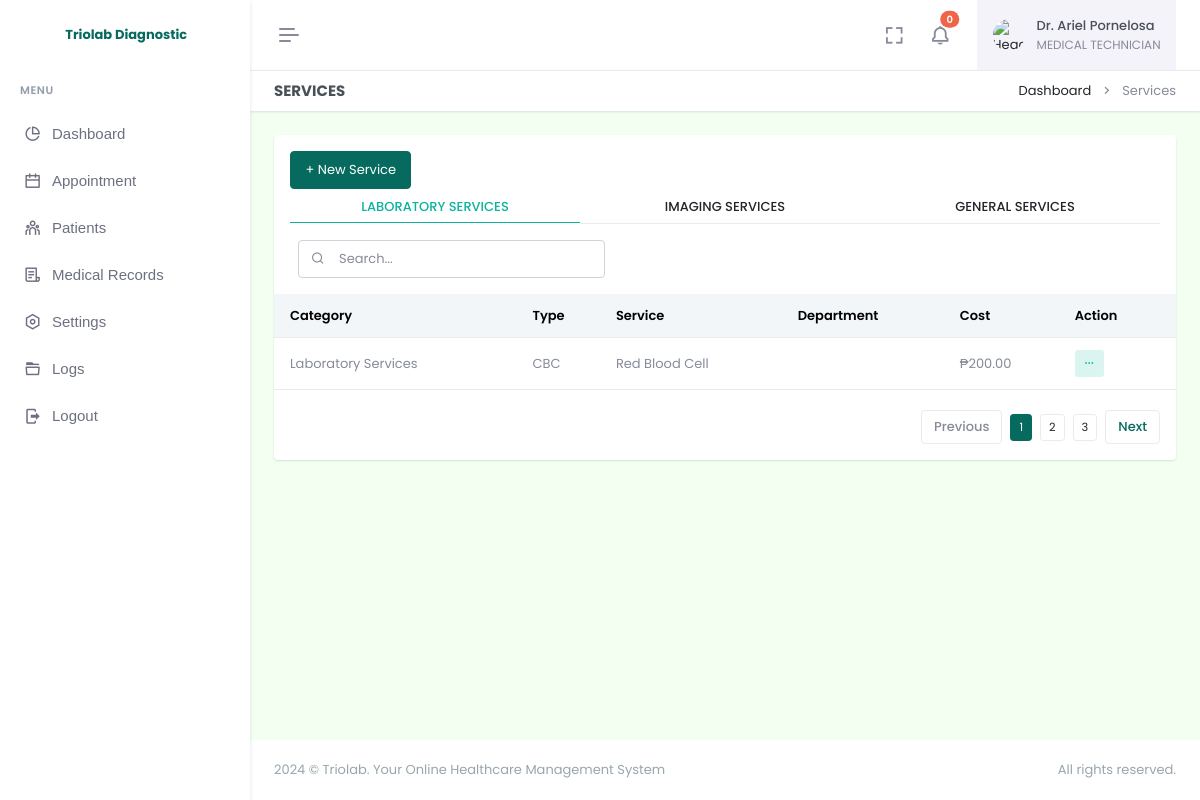
Page /doctor/services.php (signed in) on the committed database.
### tables this page shows
CREATE TABLE `doctor` (
  `employee_id` varchar(255) NOT NULL,
  `firstname` varchar(255) NOT NULL,
  `lastname` varchar(255) NOT NULL,
  `username` varchar(255) NOT NULL,
  `email` varchar(255) NOT NULL,
  `password` varchar(255) NOT NULL,
  `profile_img` varchar(255) DEFAULT NULL,
  `department_id` int(11) DEFAULT NULL,
  `date_added` timestamp NOT NULL DEFAULT current_timestamp(),
  `is_archive` tinyint(4) NOT NULL DEFAULT 0,
  PRIMARY KEY (`employee_id`),
  KEY `fk_doctor_department_new` (`department_id`),
  CONSTRAINT `fk_doctor_department_new` FOREIGN KEY (`department_id`) REFERENCES `departments` (`id`) ON DELETE SET NULL
);

CREATE TABLE `departments` (
  `id` int(255) NOT NULL AUTO_INCREMENT,
  `name` varchar(255) NOT NULL,
  `date_added` date NOT NULL DEFAULT current_timestamp(),
  `is_archive` tinyint(4) NOT NULL DEFAULT 0,
  PRIMARY KEY (`id`)
);

CREATE TABLE `services` (
  `id` int(11) NOT NULL AUTO_INCREMENT,
  `category` varchar(255) NOT NULL,
  `type` varchar(255) NOT NULL,
  `service` varchar(255) NOT NULL,
  `department_id` int(255) NOT NULL,
  `cost` varchar(255) NOT NULL,
  `date_added` timestamp NOT NULL DEFAULT current_timestamp(),
  `is_archive` tinyint(4) NOT NULL DEFAULT 0,
  PRIMARY KEY (`id`)
);

### doctor/services.php (the view, shortened to what this page needs)
<?php
require "db.php";
?>
<!doctype html>
<html lang="en" data-layout="vertical" data-topbar="light" data-sidebar="light" data-sidebar-size="lg" data-sidebar-image="none" data-preloader="disable" data-theme="default" data-theme-colors="green">
<head>
    <link rel="stylesheet" href="https://cdn.jsdelivr.net/npm/flatpickr/dist/flatpickr.min.css">
    <link href="assets/css/bootstrap.min.css" rel="stylesheet" type="text/css" />
    <link href="assets/css/icons.min.css" rel="stylesheet" type="text/css" />
    <link href="assets/css/app.min.css" rel="stylesheet" type="text/css" />
    <link href="assets/css/custom.min.css" rel="stylesheet" type="text/css" />
    <link rel="stylesheet" href="assets/css/sweetalert.css">
</head>
<body style="background-color: #F2FFF1">
    <div id="layout-wrapper">
        <?php require "header.php"; ?>
        <?php require "sidebar.php" ?>
        <div class="main-content">
            <div class="page-content">
                <div class="container-fluid">
                    <div class="row">
                        <div class="col-12">
                            <div class="page-title-box d-sm-flex align-items-center justify-content-between bg-galaxy-transparent">
                                <h4 class="mb-sm-0">Services</h4>
                                <div class="page-title-right">
                                    <ol class="breadcrumb m-0">
                                        <li class="breadcrumb-item"><a href="index.php">Dashboard</a></li>
                                        <li class="breadcrumb-item active">Services</li>
                                    </ol>
                                </div>
                            </div>
                        </div>
                    </div>
                    <div class="row">
                        <div class="col-12">
                            <div class="card">
                                <div class="card-body">
                                    <button type="button" class="btn btn-primary" data-bs-toggle="modal" data-bs-target="#addService">+ New Service</button>
                                    <ul class="nav nav-tabs nav-tabs-custom nav-success nav-justified mb-3" role="tablist">
                                        <li class="nav-item">
                                            <a class="nav-link active" data-bs-toggle="tab" href="#laboratory" role="tab">
                                                LABORATORY SERVICES
                                            </a>
                                        </li>
                                        <li class="nav-item">
                                            <a class="nav-link" data-bs-toggle="tab" href="#imaging" role="tab">
                                                IMAGING SERVICES
                                            </a>
                                        </li>
                                        <li class="nav-item">
                                            <a class="nav-link" data-bs-toggle="tab" href="#general" role="tab">
                                                GENERAL SERVICES
                                            </a>
                                        </li>
                                    </ul>
                                    <div class="tab-content text-muted">
                                        <div class="tab-pane active" id="laboratory" role="tabpanel">
                                            <div class="d-flex align-items-center gap-3">
                                                <div class="d-flex justify-content-sm-start">
                                                    <div class="search-box ms-2">
                                                        <input type="text" class="form-control search" placeholder="Search...">
                                                        <i class="ri-search-line search-icon"></i>
                                                    </div>
                                                </div>
                                            </div>
                                            <div class="listjs-table" id="customerList">
                                                <div class="table-responsive table-card mt-3 mb-1">
                                                    <table class="table align-middle table-nowrap" id="customerTable">
                                                        <thead class="table-light">
                                                            <tr>
                                                                <th>Category</th>
                                                                <th>Type</th>
                                                                <th>Service</th>
                                                                <th>Department</th>
                                                                <th>Cost</th>
                                                                <th>Action</th>
                                                            </tr>
                                                        </thead>
                                                        <tbody class="list">
                                                            <?php
                                                            $selectlaboratory = $pdo->query("SELECT * FROM services WHERE category = 'Laboratory Services' AND is_archive = 0 ORDER BY service ASC");
                                                            if ($selectlaboratory->rowCount() > 0) {
                                                                while ($row = $selectlaboratory->fetch(PDO::FETCH_ASSOC)) {
                                                            ?>
                                                                    <tr>
                                                                        <td><?= $row['category']; ?></td>
                                                                        <td><?= $row['type']; ?></td>
                                                                        <td><?= $row['service']; ?></td>
                                                                        <td><?= $row['department']; ?></td>
                                                                        <td>₱<?= number_format($row['cost'], 2); ?></td>
                                                                        <td>
                                                                            <div class="dropdown d-inline-block">
                                                                                <button class="btn btn-soft-success btn-sm dropdown" type="button" data-bs-toggle="dropdown" aria-expanded="false">
                                                                                    <i class="ri-more-fill align-middle"></i>
                                                                                </button>
                                                                            </div>
                                                                        </td>
                                                                    </tr>
                                                                <?php
                                                                }
                                                            }
                                                            ?>
                                                        </tbody>
                                                    </table>
                                                </div>
                                                <div class="d-flex justify-content-end">
                                                    <div class="pagination-wrap hstack gap-2" style="display: flex;">
                                                        <a class="page-item pagination-prev disabled" href="javascript:void(0);">
                                                            Previous
                                                        </a>
                                                        <ul class="pagination listjs-pagination mb-0">
                                                            <li clas="active"><a class="btn btn-primary btn-sm" href="#">1</a></li>
                                                            <li clas=""><a class="btn btn-sm" style="border: 1px solid #e9ebec;" href="#">2</a></li>
                                                            <li clas=""><a class="btn btn-sm" style="border: 1px solid #e9ebec;" href="#">3</a></li>
                                                        </ul>
                                                        <a class="page-item pagination-next" href="javascript:void(0);">
                                                            Next
                                                        </a>
                                                    </div>
                                                </div>
                                            </div>
                                        </div>
                                    </div>
                                </div>
                            </div>
                        </div>
                    </div>
                </div>
            </div>
            <?php require "footer.php"; ?>
        </div>
    </div>
</body>
</html>

### doctor/header.php (shortened to what this page needs)
<header id="page-topbar">
    <div class="layout-width">
        <div class="navbar-header">
            <div class="d-flex">
                <button type="button" class="btn btn-sm px-3 fs-16 header-item vertical-menu-btn topnav-hamburger material-shadow-none" id="topnav-hamburger-icon">
                    <span class="hamburger-icon">
                        <span></span>
                        <span></span>
                        <span></span>
                    </span>
                </button>
            </div>
            <div class="d-flex align-items-center">
                <div class="ms-1 header-item d-none d-sm-flex">
                    <button type="button" class="btn btn-icon btn-topbar material-shadow-none btn-ghost-secondary rounded-circle" data-toggle="fullscreen">
                        <i class='bx bx-fullscreen fs-22'></i>
                    </button>
                </div>
                <div class="dropdown topbar-head-dropdown ms-1 header-item" id="notificationDropdown">
                    <button type="button" class="btn btn-icon btn-topbar material-shadow-none btn-ghost-secondary rounded-circle" id="page-header-notifications-dropdown" data-bs-toggle="dropdown" data-bs-auto-close="outside" aria-haspopup="true" aria-expanded="false">
                        <i class='bx bx-bell fs-22'></i>
                        <span class="position-absolute topbar-badge fs-10 translate-middle badge rounded-pill bg-danger">0<span class="visually-hidden">unread messages</span></span>
                    </button>
                </div>
                <?php
                $doctor_id = $_SESSION['user_id'];
                $selectDoctor = $pdo->query("SELECT * FROM doctor WHERE employee_id = '$doctor_id'");
                $fetchDoctor = $selectDoctor->fetch(PDO::FETCH_ASSOC);
                $department_id = $fetchDoctor['department_id'];
                $selectDepartment = $pdo->query("SELECT * FROM departments WHERE id = '$department_id'");
                $fetchDepartment = $selectDepartment->fetch(PDO::FETCH_ASSOC);
                ?>
                <div class="dropdown ms-sm-3 header-item topbar-user">
                    <button type="button" class="btn material-shadow-none" id="page-header-user-dropdown" data-bs-toggle="dropdown" aria-haspopup="true" aria-expanded="false">
                        <span class="d-flex align-items-center">
                            <img class="rounded-circle header-profile-user" src="<?= $fetchDoctor['profile_img'] == NULL ? "assets/images/dummy.png" : $fetchDoctor['profile_img'] ?>" alt="Header Avatar">
                            <span class="text-start ms-xl-2">
                                <span class="d-none d-xl-inline-block ms-1 fw-medium user-name-text">Dr. <?= $fetchDoctor['firstname'] . " " . $fetchDoctor['lastname'] ?></span>
                                <span class="d-none d-xl-block ms-1 fs-12 user-name-sub-text"><?= $fetchDepartment['name'] ?></span>
                            </span>
                        </span>
                    </button>
                </div>
            </div>
        </div>
    </div>
</header>

### rows in the picture
doctor: firstname "Ariel", lastname "Pornelosa"
departments: name "MEDICAL TECHNICIAN"
services: category "Laboratory Services", type "CBC", service "Red Blood Cell", cost "200.00"
